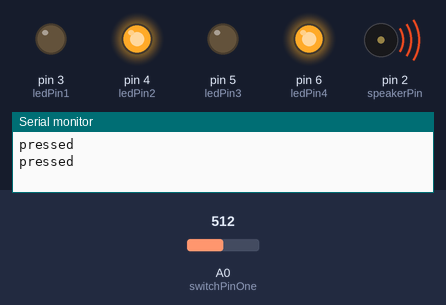
A sketch run on a simulated Arduino Uno, built with avr-gcc and run on an emulated ATmega328P. On the bench: output pins drawn as LEDs (lit = HIGH), buzzer (waves = sounding), the last lines printed to the serial monitor. Inputs (shaded band) come from the test bench; at power-on: A0 (switchPinOne) = 512. Random numbers use the default seed unless the sketch sets one.

Above: at 4.8 s.
4.9 s: A0 (switchPinOne) set to 789
14.2 s: A0 (switchPinOne) set to 809
At 23.8 s:
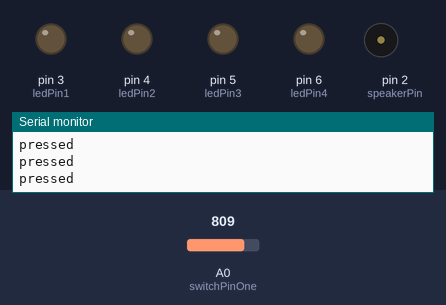
24.1 s: A0 (switchPinOne) set to 790
At 27.6 s:
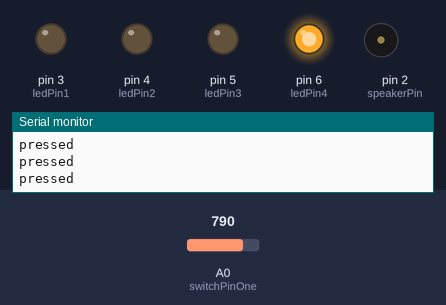
34.0 s: A0 (switchPinOne) set to 810
At 46.7 s:
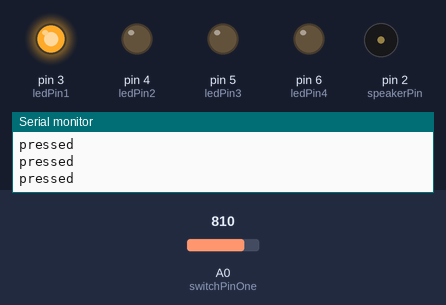
47.5 s: A0 (switchPinOne) set to 716
At 48.7 s:
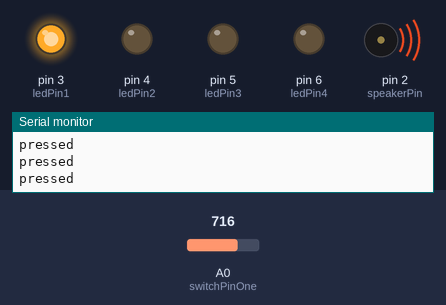
63.7 s: A0 (switchPinOne) set to 900
At 80.5 s:
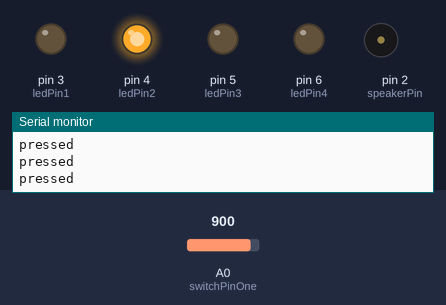
Timing chart, 0 to 95.0 s (numbered marks = the images above; inputs shaded):
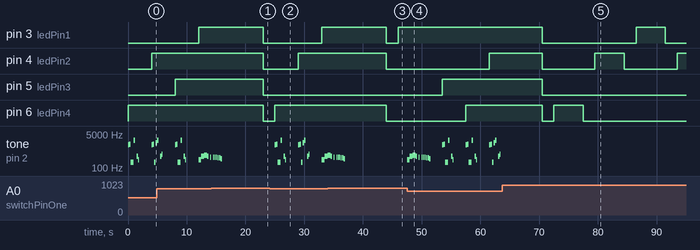

The sketch:

MelodyGame3.ino
```cpp
// Resources for the melody (the notes frequences)
#include "pitches.h"

/**
 * This little program runs the Arduino UNO. It can also be applied to the Arduino Duemilanove with certain messures.
 * This program is designed to play sounds, after one of the four available buttons is pressed. Note that it doesn't
 * matter now which buttons is pressed as it did in version 2 of 'MelodyGame'.
 *
 * For this program to run you need:
 *   - One Arduino board. Type doesn't really matter, however 14 DI/O and 6AIN is required
 *   - A minimum of 4 LEDs connected to the Digital I/O pins
 *   - A number of 4 buttons connected to the Analog Input (AIN)
 *   - A number of 4 resistors for every GND of the buttons.
 * NOTE: NO SHIELDS ARE INVOLVED.
 *
 * @author Casper, Rik, Ilona, Robin, Jurgen
 * @version 3.0
 */


/**
 * Variables declarations
 */
//// Pin Variables
// LEDs (On Digital I/O)
int ledPin1 = 3;
int ledPin2 = 4;
int ledPin3 = 5;
int ledPin4 = 6;

// Buttons (On Analog Input)
int switchPinOne = 0;
int switchPinTwo = 1;
int switchPinThree = 2;
int switchPinFour = 3;
int maxButtons = 4; // The buttons that are used. Zero is excluded, thus 1,2,3 etc. Make sure that this variable is updated!

// Speaker (On Digital I/O)
int speakerPin = 2;  // The pin of the speakers

// Communication (On Digital I/O)
int waitPin = 7;
int sendPin = 8;

//// Missalanious variables
long currentTime;
long waitingTime;
long waitPressDelay = 5000; // Delay to touch button
long preceiveDelay = 2000; // Delay to preceive the interaction or faillure
long lastRandom = 0;   // The last random value is stored here.
int val = 0;         // variable to store the value read from the sensor pin
int MINVAL = 100;  // This is the variable that defines on what signal of the button it should do something.
int MAXVAL = 800;  // This is the variable that defines on what signal of the button it should NOT do something.


//// Tone and Note variables
// Notes of the melodies. NOTE_G4 e.g. is a frequency that can be found in the file called: "pitches.h"
int melody[] = {
  NOTE_C4, NOTE_C4,NOTE_G4, NOTE_G4, NOTE_A4,NOTE_A4, NOTE_G4,0  , NOTE_F4,NOTE_F4,NOTE_F4,NOTE_F4,NOTE_E4,NOTE_E4,NOTE_D4,NOTE_D4,NOTE_C4};
int melody2[] = {
  NOTE_FS6, NOTE_G6,NOTE_G3, NOTE_AS6, NOTE_DS7,0, NOTE_G4, NOTE_B4};
int melody3[] = {
  NOTE_FS6, NOTE_G6,NOTE_G3, NOTE_G3, NOTE_DS7,0, NOTE_G4, NOTE_C4};

// Note durations
// For every Meldoy there is a specific note duration array.
// Definition: 4 = quarter note, 8 = eighth note, etc.:
int noteDurations[] = {
  4, 4, 4, 4,4,4,4,16,8,8,8,8,8,4,4,4,4 };

int noteDurations2[] = {
  4, 4, 4, 4,4,4,4,16,8,8,8,8,8,4,4,4,4 };

int noteDurations3[] = {
  4, 4, 4, 4,4,4,4,16,8,8,8,8,8,4,4,4,4 };

int breakbetweennotes[] = {
  4,4,4,4,4,4,4,4,2,4,4,4,4,4,4,4,4,4 };

int breakbetweennotes2[] = {
  4,4,4,4,4,4,4,4,4,4,4,4,4,4,4,4,4,4 };

int breakbetweennotes3[] = {
  4,4,4,4,4,4,4,4,4,4,4,4,4,4,4,4,4,4 };
/**
 *  End of variables declaration
 */


// Setup the I/O pins
void setup(){
  // 9600 is the number of reads/writes that are involved to the PC.
  // This is not really important, but 9600 is used in many situations.
  Serial.begin(9600);

  pinMode(ledPin1, OUTPUT);
  pinMode(ledPin2, OUTPUT);
  pinMode(ledPin3, OUTPUT);
  pinMode(ledPin4, OUTPUT);
}

// This is the code where all the stuff happens. This code is checked every time and is a loop.
void loop(){
  // Pick a number
  long choice = randomSelect();

  // Select randomly a LED (group) to flash.
  switch(choice){
  case 0:
    // Display the led from the button
    digitalWrite(ledPin1, HIGH);
    break;

  case 1:
    // Display the led from the button
    digitalWrite(ledPin2, HIGH);
    break;

  case 2:
    // Display the led from the button
    digitalWrite(ledPin3, HIGH);
    break;
  case 3:
    // Display the led from the button
    digitalWrite(ledPin4, HIGH);
    break;
  }
  // Determine if there is something pressed.
  // Arrange the stopping time
  currentTime = millis();
  waitingTime = millis() + waitPressDelay;


  // Wait for the user to interact... If time is over stop waiting.
  while(waitingTime >= currentTime) {
    // Read the sensors and store it in the variable "val". As soon the variable is high enough to be seen
    // as a push from the user...
    // The variable must maintain its value. This is accompliced by skipping out of the loop with the break keyword.
    do{
      val = analogRead(switchPinOne);
      if(val > MINVAL)break;
      val = analogRead(switchPinTwo);
      if(val > MINVAL)break;
      val = analogRead(switchPinThree);
      if(val > MINVAL)break;
      val = analogRead(switchPinFour);
    }
    while(false);

    if(val > MINVAL && val < MAXVAL) { // Check if pressed. If pressed play the sound(s).
      Serial.println("pressed"); // Display that it's pressed.

      // Pick the right melody to play in the list connected with the choice.
      switch(choice){
      case 0:
        playMelodyOne();
        break;
      case 1:
        playMelodyTwo();
        break;
      case 2:
        playMelodyThree();
        break;
      case 3:
        playMelodyFour();
        break;
      }
      delay(1000);
      return; // Everything is done! Return to loop().
    }
    currentTime = millis(); // update the current time
  }


  // Set all the LEDs off again. Also the speaker
  digitalWrite(ledPin1, LOW);
  digitalWrite(ledPin2, LOW);
  digitalWrite(ledPin3, LOW);
  digitalWrite(ledPin4, LOW);
  // Wait for the user to perceive the failure or succes.
  delay(preceiveDelay);
}

/**
 * Get a random selection of the available buttons
 */
long randomSelect(){
  long randNumber  = 0; // The number to return.
  randNumber  = random(maxButtons);

  // Do not choose the same button after a choosing a new one.
  while(lastRandom == randNumber){
    randNumber  = random(maxButtons);
  }

  lastRandom =  randNumber;
  return randNumber;
}

/**
 * Available melodies.
 */
void playMelodyOne(){
  for (int thisNote = 0; thisNote < 15; thisNote++) {

    // to calculate the note duration, take one second
    // divided by the note type.
    //e.g. quarter note = 1000 / 4, eighth note = 1000/8, etc.
    int noteDuration = 1000/noteDurations[thisNote];
    tone(speakerPin, melody[thisNote],noteDuration);

    int breakbetweennote = 1000/breakbetweennotes[thisNote];


    // to distinguish the notes, set a minimum time between them.
    // the note's duration + 30% seems to work well:
    delay(breakbetweennote);

    // stop the tone playing:
    noTone(speakerPin);
  }
  delay(1000);
}

void playMelodyTwo(){
  for (int thisNote = 0; thisNote < 8; thisNote++) {

    // to calculate the note duration, take one second
    // divided by the note type.
    //e.g. quarter note = 1000 / 4, eighth note = 1000/8, etc.
    int noteDuration2 = 1000/noteDurations2[thisNote];
    tone(speakerPin, melody2[thisNote], noteDuration2);

    int breakbetweennote2 = 1000/breakbetweennotes2[thisNote];


    // to distinguish the notes, set a minimum time between them.
    // the note's duration + 30% seems to work well:

    delay(breakbetweennote2);
    // stop the tone playing:
    noTone(speakerPin);
  }
  delay(1000);
}

void playMelodyThree(){
  for (int thisNote = 0; thisNote < 8; thisNote++) {

    // to calculate the note duration, take one second
    // divided by the note type.
    //e.g. quarter note = 1000 / 4, eighth note = 1000/8, etc.
    int noteDuration3 = 1000/noteDurations3[thisNote];
    tone(speakerPin, melody3[thisNote],noteDuration3);
    int breakbetweennote3 = 1000/breakbetweennotes3[thisNote];


    // to distinguish the notes, set a minimum time between them.
    // the note's duration + 30% seems to work well:

    delay(breakbetweennote3);
    // stop the tone playing:
    noTone(speakerPin);
  }
  delay(1000);
}

void playMelodyFour(){
  for (int thisNote = 0; thisNote < 8; thisNote++) {

    // to calculate the note duration, take one second
    // divided by the note type.
    //e.g. quarter note = 1000 / 4, eighth note = 1000/8, etc.
    int noteDuration3 = 1000/noteDurations3[thisNote];
    tone(speakerPin, melody3[thisNote],noteDuration3);
    int breakbetweennote3 = 1000/breakbetweennotes3[thisNote];


    // to distinguish the notes, set a minimum time between them.
    // the note's duration + 30% seems to work well:

    delay(breakbetweennote3);
    // stop the tone playing:
    noTone(speakerPin);
  }
  delay(1000);
}
```

pitches.h
```cpp
/*************************************************
 * Public Constants
 *************************************************/

#define NOTE_B0  31
#define NOTE_C1  33
#define NOTE_CS1 35
#define NOTE_D1  37
#define NOTE_DS1 39
#define NOTE_E1  41
#define NOTE_F1  44
#define NOTE_FS1 46
#define NOTE_G1  49
#define NOTE_GS1 52
#define NOTE_A1  55
#define NOTE_AS1 58
#define NOTE_B1  62
#define NOTE_C2  65
#define NOTE_CS2 69
#define NOTE_D2  73
#define NOTE_DS2 78
#define NOTE_E2  82
#define NOTE_F2  87
#define NOTE_FS2 93
#define NOTE_G2  98
#define NOTE_GS2 104
#define NOTE_A2  110
#define NOTE_AS2 117
#define NOTE_B2  123
#define NOTE_C3  131
#define NOTE_CS3 139
#define NOTE_D3  147
#define NOTE_DS3 156
#define NOTE_E3  165
#define NOTE_F3  175
#define NOTE_FS3 185
#define NOTE_G3  196
#define NOTE_GS3 208
#define NOTE_A3  220
#define NOTE_AS3 233
#define NOTE_B3  247
#define NOTE_C4  262
#define NOTE_CS4 277
#define NOTE_D4  294
#define NOTE_DS4 311
#define NOTE_E4  330
#define NOTE_F4  349
#define NOTE_FS4 370
#define NOTE_G4  392
#define NOTE_GS4 415
#define NOTE_A4  440
#define NOTE_AS4 466
#define NOTE_B4  494
#define NOTE_C5  523
#define NOTE_CS5 554
#define NOTE_D5  587
#define NOTE_DS5 622
#define NOTE_E5  659
#define NOTE_F5  698
#define NOTE_FS5 740
#define NOTE_G5  784
#define NOTE_GS5 831
#define NOTE_A5  880
#define NOTE_AS5 932
#define NOTE_B5  988
#define NOTE_C6  1047
#define NOTE_CS6 1109
#define NOTE_D6  1175
#define NOTE_DS6 1245
#define NOTE_E6  1319
#define NOTE_F6  1397
#define NOTE_FS6 1480
#define NOTE_G6  1568
#define NOTE_GS6 1661
#define NOTE_A6  1760
#define NOTE_AS6 1865
#define NOTE_B6  1976
#define NOTE_C7  2093
#define NOTE_CS7 2217
#define NOTE_D7  2349
#define NOTE_DS7 2489
#define NOTE_E7  2637
#define NOTE_F7  2794
#define NOTE_FS7 2960
#define NOTE_G7  3136
#define NOTE_GS7 3322
#define NOTE_A7  3520
#define NOTE_AS7 3729
#define NOTE_B7  3951
#define NOTE_C8  4186
#define NOTE_CS8 4435
#define NOTE_D8  4699
#define NOTE_DS8 4978
```

Measured:
- the behaviour switches between 799 and 800 on A0 (switchPinOne) (found by bisection; images 0 and 1)
- after the input at 14.2 s, pin 3 (ledPin1), pin 4 (ledPin2), pin 5 (ledPin3), pin 6 (ledPin4): HIGH → LOW after 8.8 s
- after the input at 24.1 s, pin 3 (ledPin1): LOW → HIGH after 8.9 s; tone on pin 2 (speakerPin): plays 1480 Hz for 0.25 s, 1568 Hz for 0.25 s, 196 Hz for 0.50 s, 2489 Hz for 0.25 s, 392 Hz for 0.25 s, 262 Hz for 0.06 s … (15 notes in this stretch), starting after 0.90 s
- after the input at 34.0 s, pin 3 (ledPin1): HIGH → LOW after 10.0 s, → HIGH 2.0 s later; pin 4 (ledPin2), pin 6 (ledPin4): HIGH → LOW after 10.0 s
- after the input at 47.5 s, pin 4 (ledPin2): LOW → HIGH after 14.0 s; tone on pin 2 (speakerPin): plays 262 Hz for 0.50 s, 392 Hz for 0.50 s, 440 Hz for 0.50 s, 392 Hz for 0.25 s, 349 Hz for 0.13 s, 349 Hz for 0.13 s … (30 notes in this stretch), starting at once
- after the input at 63.7 s, pin 3 (ledPin1): HIGH → LOW after 6.8 s, → HIGH 16.0 s later, → LOW 5.0 s later; pin 4 (ledPin2): alternates HIGH for 5.0 s and LOW for 9.0 s, starting after 6.8 s; pin 5 (ledPin3): HIGH → LOW after 6.8 s; pin 6 (ledPin4): HIGH → LOW after 6.8 s, → HIGH 2.0 s later, → LOW 5.0 s later
- by itself, tone on pin 2 (speakerPin): plays 349 Hz for 0.13 s, 349 Hz for 0.13 s, 349 Hz for 0.13 s, 330 Hz for 0.13 s, 330 Hz for 0.25 s, 294 Hz for 0.25 s
